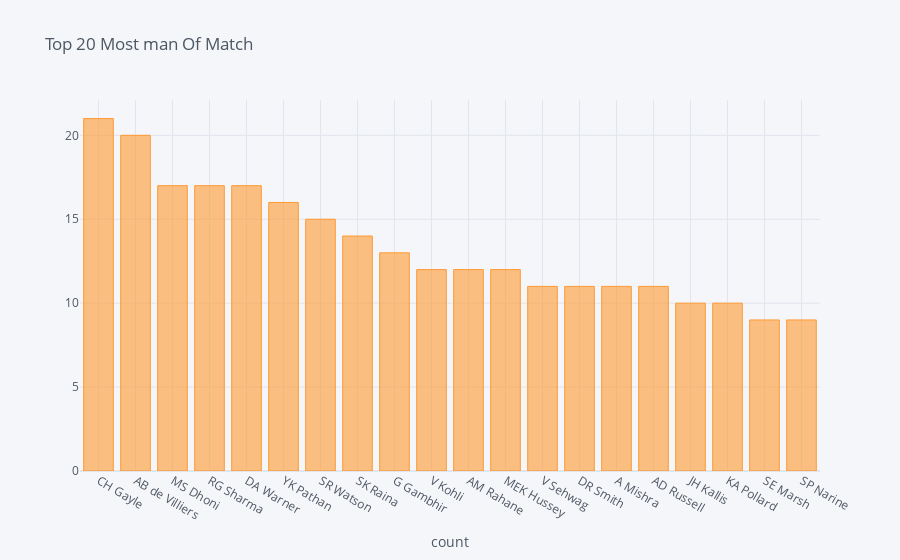

The cell this chart's notebook holds for it:
### Code cell
ply[:20].iplot(kind ='bar',xTitle='count',title = 'Top 20 Most man Of Match')

### Figure 1 — Plotly figure (JSON) as saved in the notebook; plotly's stock layout.template omitted (floating-point values rounded to 4 significant figures)
{"data": [{"marker": {"color": "rgba(255, 153, 51, 0.6)", "line": {"color": "rgba(255, 153, 51, 1.0)", "width": 1}}, "name": "player_of_match", "orientation": "v", "text": "", "type": "bar", "x": ["CH Gayle", "AB de Villiers", "MS Dhoni", "RG Sharma", "DA Warner", "YK Pathan", "SR Watson", "SK Raina", "G Gambhir", "V Kohli", "AM Rahane", "MEK Hussey", "V Sehwag", "DR Smith", "A Mishra", "AD Russell", "JH Kallis", "KA Pollard", "SE Marsh", "SP Narine"], "y": [21, 20, 17, 17, 17, 16, 15, 14, 13, 12, 12, 12, 11, 11, 11, 11, 10, 10, 9, 9]}], "layout": {"legend": {"bgcolor": "#F5F6F9", "font": {"color": "#4D5663"}}, "paper_bgcolor": "#F5F6F9", "plot_bgcolor": "#F5F6F9", "title": {"font": {"color": "#4D5663"}, "text": "Top 20 Most man Of Match"}, "xaxis": {"gridcolor": "#E1E5ED", "showgrid": true, "tickfont": {"color": "#4D5663"}, "title": {"font": {"color": "#4D5663"}, "text": "count"}, "zerolinecolor": "#E1E5ED"}, "yaxis": {"gridcolor": "#E1E5ED", "showgrid": true, "tickfont": {"color": "#4D5663"}, "title": {"font": {"color": "#4D5663"}, "text": ""}, "zerolinecolor": "#E1E5ED"}}}
